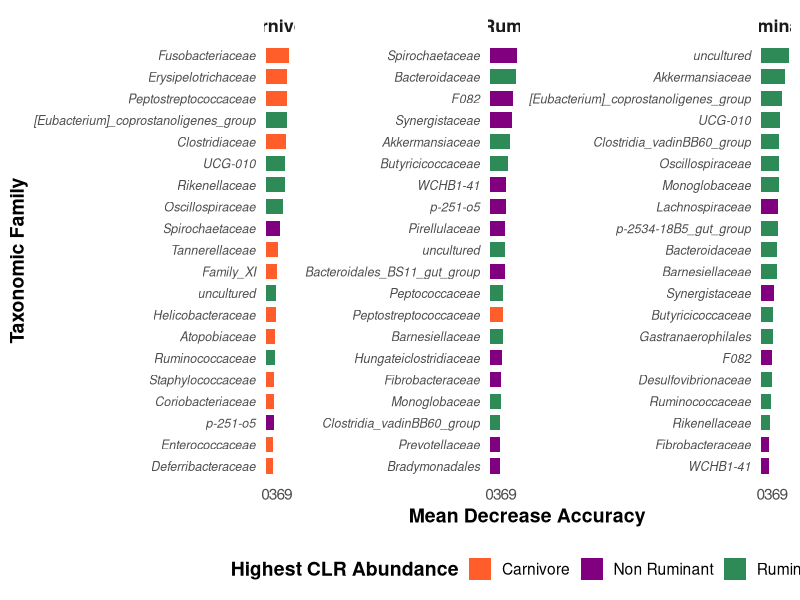

The R source for this figure:
# Variable Importance Analysis for Microbiome Data
# This script performs random forest classification and identifies important taxa

# -------------------- 0. Load libraries --------------------
library(tidyverse)
library(caret)
library(randomForest)
library(viridis)

# -------------------- 1. Load and preprocess data --------------------
data <- read.csv("data/level-6.csv", check.names = FALSE)

# Remove outliers
outliers <- c("K058683-R", "K058706-R", "K058789-R", "K058689-R", 
              "K058814-R", "K058785-R", "K058700-R", "K058796-R", 
              "K058824-R", "K058810-R", "K058694-R")
data <- data[!data$index %in% outliers, ]

# Prepare metadata
metadata <- data.frame(
  SampleID = data$index,
  Diet_type = factor(make.names(data$Diet_type)),
  stringsAsFactors = FALSE
)

# Extract abundance data
abundance_table <- data[, grep("d__Bacteria", colnames(data))]
rownames(abundance_table) <- metadata$SampleID

# Extract family names from taxonomy strings
extract_family <- function(tax_string) {
  if (grepl("f__", tax_string)) {
    family <- gsub(".*;f__([^;]+).*", "\\1", tax_string)
  } else {
    family <- NA
  }
  return(family)
}

family_names <- sapply(colnames(abundance_table), extract_family)

# Aggregate to family level
abundance_table_family <- rowsum(t(abundance_table), group = family_names, na.rm = TRUE)
abundance_table_family <- t(abundance_table_family)
abundance_table_family <- abundance_table_family[, !is.na(colnames(abundance_table_family))]

# CLR transformation
clr_transform <- function(x) {
  x <- x + 1
  log(x / exp(mean(log(x))))
}

abundance_table_clr <- t(apply(abundance_table_family, 1, clr_transform))

# Combine with metadata
rf_data <- cbind(Diet_type = metadata$Diet_type, as.data.frame(abundance_table_clr))
rf_data$Diet_type <- as.factor(rf_data$Diet_type)

# -------------------- 2. Random Forest Classification --------------------
set.seed(123)
train_control <- trainControl(
  method = "cv",
  number = 5,
  classProbs = TRUE,
  savePredictions = "final"
)

rf_model <- train(
  Diet_type ~ .,
  data = rf_data,
  method = "rf",
  trControl = train_control,
  ntree = 500,
  importance = TRUE,
  metric = "Accuracy"
)

print(rf_model)

# -------------------- 3. Diet-specific Variable Importance --------------------
diet_classes <- levels(rf_data$Diet_type)
importance_list <- list()

for (diet in diet_classes) {
  rf_data_binary <- rf_data
  rf_data_binary$Diet_binary <- ifelse(rf_data_binary$Diet_type == diet, diet, paste0("Not_", diet))
  rf_data_binary$Diet_binary <- factor(rf_data_binary$Diet_binary)
  
  # Separate predictors & outcome
  x <- rf_data_binary %>% select(-Diet_type, -Diet_binary)
  y <- rf_data_binary$Diet_binary
  
  rf_bin <- randomForest(x = x, y = y, ntree = 500, importance = TRUE)
  
  imp <- importance(rf_bin, type = 1, scale = TRUE)
  imp_df <- data.frame(
    Taxa = rownames(imp),
    Importance = imp[, 1],
    Diet = diet
  )
  
  importance_list[[diet]] <- imp_df
}

importance_long <- bind_rows(importance_list)

# -------------------- 4. Identify Diet with Highest Abundance --------------------
clr_df <- as.data.frame(abundance_table_clr)
clr_df$Diet_type <- rf_data$Diet_type

clr_long <- clr_df %>%
  pivot_longer(cols = -Diet_type, names_to = "Taxa", values_to = "CLR")

mean_abund <- clr_long %>%
  group_by(Taxa, Diet_type) %>%
  summarise(MeanCLR = mean(CLR), .groups = "drop")

winner_diet <- mean_abund %>%
  group_by(Taxa) %>%
  slice_max(order_by = MeanCLR, n = 1) %>%
  select(Taxa, Winner = Diet_type)

# Merge with importance data
importance_long <- importance_long %>%
  left_join(winner_diet, by = "Taxa")

# -------------------- 5. Clean Labels and Filter Taxa --------------------
importance_long <- importance_long %>%
  filter(!grepl("^d_Bacteria;p_", Taxa)) %>%
  mutate(
    Diet = recode(Diet,
                  "Non.Ruminant" = "Non Ruminant",
                  "Ruminant" = "Ruminant"),
    Winner = recode(Winner,
                    "Non.Ruminant" = "Non Ruminant",
                    "Ruminant" = "Ruminant")
  )

# -------------------- 6. Plot Top 20 Important Taxa per Diet --------------------
top_taxa <- importance_long %>%
  group_by(Diet) %>%
  slice_max(order_by = Importance, n = 20, with_ties = FALSE) %>%
  ungroup()

# Create plot
importance_plot <- ggplot(
  top_taxa,
  aes(x = tidytext::reorder_within(Taxa, Importance, Diet),
      y = Importance,
      fill = Winner)
) +
  geom_col(width = 0.7, show.legend = TRUE) +
  facet_wrap(~ Diet, scales = "free_y") +
  coord_flip() +
  tidytext::scale_x_reordered() +
  scale_fill_manual(
    values = c(
      "Carnivore" = "#ff5e2b",
      "Non Ruminant" = "#800080",
      "Ruminant" = "#2E8B57"
    )
  ) +
  labs(
    x = "Taxonomic Family",
    y = "Mean Decrease Accuracy",
    fill = "Highest CLR Abundance"
  ) +
  theme_minimal(base_size = 14) +
  theme(
    panel.grid = element_blank(),
    axis.text.y = element_text(size = 9, face = "italic"),
    axis.title = element_text(face = "bold"),
    strip.text = element_text(size = 13, face = "bold"),
    legend.title = element_text(face = "bold"),
    legend.position = "bottom"
  )

# Save plot
ggsave("output/figures/Variable_importance.png", 
       plot = importance_plot, 
       width = 12, height = 10, dpi = 300)
